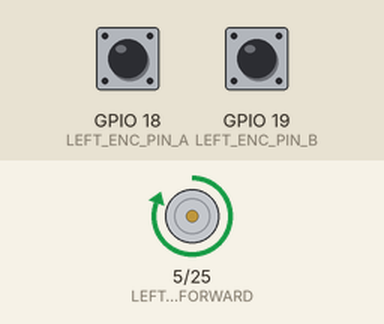
Bench run of a sketch on a simulated ESP32. Parts: motor-driver pin pairs drawn as motors (green arrow = first pin HIGH = forward, orange = second pin HIGH = backward, longer = more drive, scaled by the enable pin). The inputs (shaded band) are chosen by the test bench; at power-on: GPIO 18 (LEFT_ENC_PIN_A) HIGH, GPIO 19 (LEFT_ENC_PIN_B) HIGH. What the sketch prints to the serial monitor is not drawn.

Above: at 0.2 s.
Timing chart, 0 to 1.7 s (numbered marks = the images above):
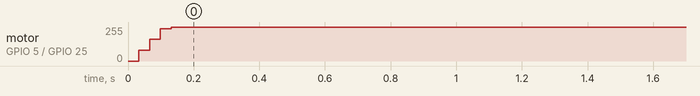

Measured:
- by itself, motor on GPIO 5 (LEFT_MOTOR_FORWARD) / GPIO 25 (LEFT_MOTOR_BACKWARD): stopped → forward 255/255 at 0.03 s

The sketch:

Drivebase.ino
```cpp
#include <Arduino.h>
#include <Ticker.h>

// Encoder pins
#define LEFT_ENC_PIN_A 18  // GPIO18
#define LEFT_ENC_PIN_B 19  // GPIO19
// #define RIGHT_ENC_PIN_A 16  // GPIO16 (commented out)
// #define RIGHT_ENC_PIN_B 17  // GPIO17 (commented out)

// Motor pins for L298N
#define LEFT_MOTOR_FORWARD 5
#define LEFT_MOTOR_BACKWARD 25
#define LEFT_MOTOR_ENABLE 2
// #define RIGHT_MOTOR_FORWARD 14  // (commented out)
// #define RIGHT_MOTOR_BACKWARD 23 // (commented out)
// #define RIGHT_MOTOR_ENABLE 27   // (commented out)

// Robot parameters
const double WHEEL_DIAMETER = 0.067;  // Wheel diameter in meters (updated)
//const double PI = 3.14159265358979323846;
const int ENCODER_RESOLUTION = 3950;  // Encoder ticks per revolution
const double PID_INTERVAL = 0.033;    // PID control loop interval in seconds (30 Hz)
const int GEAR_REDUCTION = 1;         // Gear ratio (1 if no gearbox)

// PID parameters
const int Kp = 20;
const int Kd = 12;
const int Ki = 0;
const int Ko = 50;
const int MAX_PWM = 255;  // Maximum PWM value

// Encoder variables
volatile long left_enc_pos = 0L;
// volatile long right_enc_pos = 0L; // (commented out)

long lastMillis;
const int TIMER_INTERVAL = 33;

// Encoder lookup table
static const int8_t ENC_STATES[] = {
  0, 1, -1, 0,
  -1, 0, 0, 1,
  1, 0, 0, -1,
  0, -1, 1, 0
};

// PID structures
struct SetPointInfo {
  double TargetTicksPerFrame;  // Desired speed in ticks per frame
  long Encoder;                // Current encoder count
  long PrevEnc;                // Previous encoder count
  int PrevInput;               // Previous input (to avoid derivative kick)
  int ITerm;                   // Integral term
  long output;                 // Last motor setting
};

SetPointInfo leftPID;  // Only left motor PID
// SetPointInfo rightPID; // (commented out)

//Creating Object
Ticker repeat;

// Function prototypes
void resetPID();
void doPID(SetPointInfo* p);
void updatePID();
void setMotorSpeeds(int leftSpeed, int rightSpeed);
void drive(double leftSpeed, double rightSpeed);
long readEncoder(int i);
void resetEncoder(int i);
void resetEncoders();
double getSpeedMetersPerSecond(long encoderTicks);

// ISR for LEFT encoder
void IRAM_ATTR leftEncoderISR() {
  static uint8_t enc_last = 0;
  enc_last <<= 2;                                                                  // Shift previous state two places
  enc_last |= ((digitalRead(LEFT_ENC_PIN_A) << 1) | digitalRead(LEFT_ENC_PIN_B));  // Read the current state
  left_enc_pos += ENC_STATES[(enc_last & 0x0F)];
}

// ISR for RIGHT encoder (commented out)
/*
void IRAM_ATTR rightEncoderISR() {
  static uint8_t enc_last = 0;
  enc_last <<= 2; // Shift previous state two places
  enc_last |= ((digitalRead(RIGHT_ENC_PIN_A) << 1) | digitalRead(RIGHT_ENC_PIN_B)); // Read the current state
  right_enc_pos += ENC_STATES[(enc_last & 0x0F)];
}
*/

// Wrap the encoder reading function
long readEncoder(int i) {
  if (i == 0) return left_enc_pos;  // LEFT encoder
  // else return right_enc_pos; // RIGHT encoder (commented out)
  return 0;  // Default return value
}

// Wrap the encoder reset function
void resetEncoder(int i) {
  if (i == 0) {
    left_enc_pos = 0L;
  }
  // else {
  //   right_enc_pos = 0L; // (commented out)
  // }
}

// Reset both encoders
void resetEncoders() {
  resetEncoder(0);
  // resetEncoder(1); // (commented out)
}

// Calculate speed in meters per second
double getSpeedMetersPerSecond(long encoderTicks) {
  double wheelCircumference = WHEEL_DIAMETER * PI;                   // Circumference in meters
  double distancePerTick = wheelCircumference / ENCODER_RESOLUTION;  // Distance per tick in meters
  double speed = (encoderTicks * distancePerTick) / PID_INTERVAL;    // Speed in meters per second
  return speed;
}

// Reset PID variables
void resetPID() {
  leftPID.TargetTicksPerFrame = 0.0;
  leftPID.Encoder = readEncoder(0);
  leftPID.PrevEnc = leftPID.Encoder;
  leftPID.output = 0;
  leftPID.PrevInput = 0;
  leftPID.ITerm = 0;

  // rightPID.TargetTicksPerFrame = 0.0; // (commented out)
  // rightPID.Encoder = readEncoder(1); // (commented out)
  // rightPID.PrevEnc = rightPID.Encoder; // (commented out)
  // rightPID.output = 0; // (commented out)
  // rightPID.PrevInput = 0; // (commented out)
  // rightPID.ITerm = 0; // (commented out)
}

// PID control logic
void doPID(SetPointInfo* p) {
  long Perror;
  long output;
  int input;

  // Calculate error
  input = p->Encoder - p->PrevEnc;
  Perror = p->TargetTicksPerFrame - input;

  // Compute PID output
  output = (Kp * Perror - Kd * (input - p->PrevInput) + p->ITerm) / Ko;
  p->PrevEnc = p->Encoder;

  // Accumulate integral term or clamp output
  output += p->output;
  if (output >= MAX_PWM)
    output = MAX_PWM;
  else if (output <= -MAX_PWM)
    output = -MAX_PWM;
  else
    p->ITerm += Ki * Perror;

  p->output = output;
  p->PrevInput = input;
}

// Update PID control for both motors
void updatePID() {
  // Read encoders
  leftPID.Encoder = readEncoder(0);
  // rightPID.Encoder = readEncoder(1); // (commented out)

  // Compute PID for both motors
  doPID(&leftPID);
  // doPID(&rightPID); // (commented out)

  // Set motor speeds
  setMotorSpeeds(leftPID.output, 0);  // Right motor speed set to 0
}

// Set motor speeds using L298N motor driver
void setMotorSpeeds(int leftSpeed, int rightSpeed) {
  // Left motor
  if (leftSpeed >= 0) {
    digitalWrite(LEFT_MOTOR_FORWARD, HIGH);
    digitalWrite(LEFT_MOTOR_BACKWARD, LOW);
  } else {
    digitalWrite(LEFT_MOTOR_FORWARD, LOW);
    digitalWrite(LEFT_MOTOR_BACKWARD, HIGH);
    leftSpeed = -leftSpeed;
  }
  analogWrite(LEFT_MOTOR_ENABLE, constrain(leftSpeed, 0, 255));

  // Right motor (commented out)
  /*
  if (rightSpeed >= 0) {
    digitalWrite(RIGHT_MOTOR_FORWARD, HIGH);
    digitalWrite(RIGHT_MOTOR_BACKWARD, LOW);
  } else {
    digitalWrite(RIGHT_MOTOR_FORWARD, LOW);
    digitalWrite(RIGHT_MOTOR_BACKWARD, HIGH);
    rightSpeed = -rightSpeed;
  }
  analogWrite(RIGHT_MOTOR_ENABLE, constrain(rightSpeed, 0, 255));
  */
}

// Drive the robot at a given speed in meters per second
//Spec Motor JGB37-520:
//Max RPM=92 (at 12V)
//Encoder Max TickPerFrame (30Hz) = 200
//Encoder Resolution = 3950
void drive(double leftSpeed, double rightSpeed) {
  // Convert speed from m/s to encoder ticks per PID interval
  double leftRevsPerSecond = leftSpeed / (WHEEL_DIAMETER * PI);
  // double rightRevsPerSecond = rightSpeed / (WHEEL_DIAMETER * PI); // (commented out)

  leftPID.TargetTicksPerFrame = leftRevsPerSecond * ENCODER_RESOLUTION * PID_INTERVAL * GEAR_REDUCTION;
  // rightPID.TargetTicksPerFrame = rightRevsPerSecond * ENCODER_RESOLUTION * PID_INTERVAL * GEAR_REDUCTION; // (commented out)
}

// Setup function
void setup() {
  // Configure encoder pins
  pinMode(LEFT_ENC_PIN_A, INPUT_PULLUP);
  pinMode(LEFT_ENC_PIN_B, INPUT_PULLUP);
  // pinMode(RIGHT_ENC_PIN_A, INPUT_PULLUP); // (commented out)
  // pinMode(RIGHT_ENC_PIN_B, INPUT_PULLUP); // (commented out)

  // Attach interrupts for encoders
  attachInterrupt(digitalPinToInterrupt(LEFT_ENC_PIN_A), leftEncoderISR, CHANGE);
  attachInterrupt(digitalPinToInterrupt(LEFT_ENC_PIN_B), leftEncoderISR, CHANGE);
  // attachInterrupt(digitalPinToInterrupt(RIGHT_ENC_PIN_A), rightEncoderISR, CHANGE); // (commented out)
  // attachInterrupt(digitalPinToInterrupt(RIGHT_ENC_PIN_B), rightEncoderISR, CHANGE); // (commented out)

  // Initialize motor pins
  pinMode(LEFT_MOTOR_FORWARD, OUTPUT);
  pinMode(LEFT_MOTOR_BACKWARD, OUTPUT);
  pinMode(LEFT_MOTOR_ENABLE, OUTPUT);
  // pinMode(RIGHT_MOTOR_FORWARD, OUTPUT); // (commented out)
  // pinMode(RIGHT_MOTOR_BACKWARD, OUTPUT); // (commented out)
  // pinMode(RIGHT_MOTOR_ENABLE, OUTPUT); // (commented out)

  // Initialize PID
  resetPID();

  // Start serial communication for debugging
  Serial.begin(115200);

    // updatePID every 33ms
  repeat.attach(0.033, updatePID);

  // Example: Drive the left motor forward at 0.33 m/s
  drive(0.33, 0);  // Right motor speed set to 0
}

long debugTick;


// Main loop
void loop() {

  if (millis() > debugTick) {
    debugTick = millis() + 500;
    // Debugging: Print encoder values and speeds
    long leftTicks = readEncoder(0);
    // long rightTicks = readEncoder(1); // (commented out)

    double leftSpeed = getSpeedMetersPerSecond(leftPID.PrevInput);

    Serial.print("Left Speed (m/s): ");
    Serial.print(leftSpeed);
    Serial.print(" | PWM: ");
    Serial.print(leftPID.output);
    Serial.print(" | TargetTPF: ");
    Serial.print(leftPID.TargetTicksPerFrame);
    Serial.print(" | ActualTPF: ");
    Serial.print(leftPID.PrevInput);
    Serial.print(" | Revs/min: ");
    Serial.print((leftPID.PrevInput) / (ENCODER_RESOLUTION * PID_INTERVAL)*60);

    // Serial.print(" | Right Speed (m/s): "); // (commented out)
    // Serial.println(rightSpeed); // (commented out)
    Serial.println();
  }
}
```
